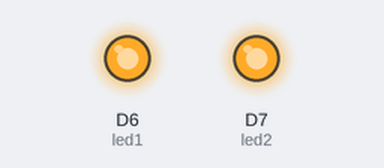
A sketch run on a simulated ESP8266 (NodeMCU). Shown: output pins drawn as LEDs (lit = HIGH).

Above: at 0.35 s.
At 7.9 s:
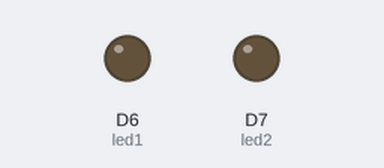
Timing chart, 0 to 10.8 s (numbered marks = the images above):
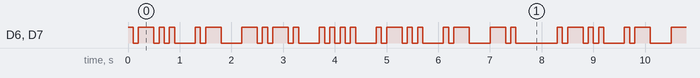

The sketch:

blinky.ino
```cpp
// ------------
// Blink an LED to MORSE CODE
// ------------

int led1 = D6; // Instead of writing D0 over and over again, we'll write led1
int led2 = D7; // Instead of writing D7 over and over again, we'll write led2

char* arr = ".-.. .- -.-. .... .-.. .- -."; // Morse code string generated for "Lachlan"
int arrSize = sizeof(arr)/sizeof(arr[0]); // doesn't work :( I just hardcode the value of 28 instead.
int timeUnit = 100;

void setup()
{
    pinMode(led1, OUTPUT);
    pinMode(led2, OUTPUT);
}

void loop() {
    // There are rules to help people distinguish dots from dashes in Morse code.
    // The length of a dot is 1 time unit.
    // A dash is 3 time units.
    // The space between symbols (dots and dashes) of the same letter is 1 time unit.
    // The space between letters is 3 time units.
    // The space between words is 7 time units.
    for (int i = 0; i < 28; i++)
    {
        if (arr[i] == ' ') // space betweem letters
        {
            digitalWrite(led1, LOW);
            digitalWrite(led2, LOW);
            delay(timeUnit * 3);
        }
        else
        {
            if (arr[i] == '.')
            {
                digitalWrite(led1, HIGH);
                digitalWrite(led2, HIGH);
                delay(timeUnit * 1);
            }
            else if (arr[i] == '-')
            {
                digitalWrite(led1, HIGH);
                digitalWrite(led2, HIGH);
                delay(timeUnit * 3);
            }

            // TODO: this will put a 1 TU space after every symbol including spaces which probably shouldn't happen...
            digitalWrite(led1, LOW);
            digitalWrite(led2, LOW);
            delay(timeUnit * 1);
        }
    }

    delay(timeUnit * 7); // 7 TU space before resetting
}
```

Measured:
- by itself, D6 (led1), D7 (led2): moves between LOW and HIGH, repeating every 8.3 s
- by itself, everything shown: repeats every 8.3 s, in 22 steps
